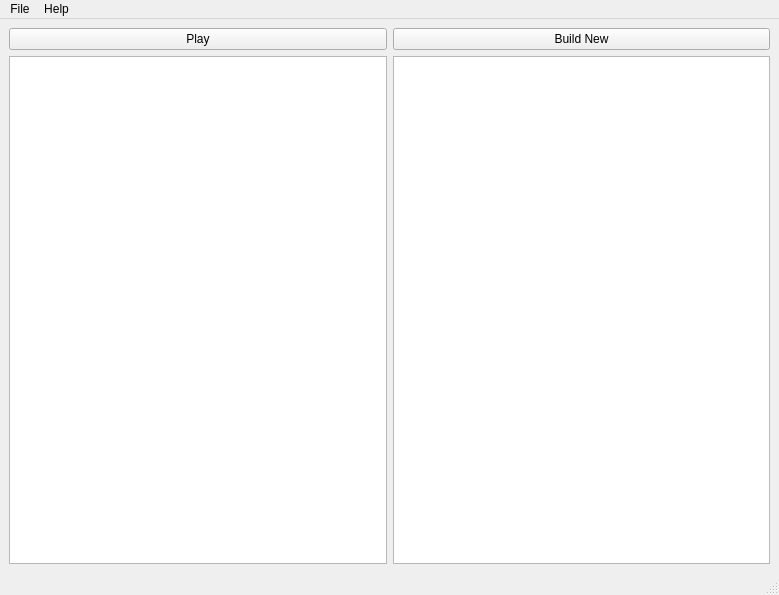
<?xml version="1.0" encoding="UTF-8"?>
<ui version="4.0">
 <class>MainWindow</class>
 <widget class="QMainWindow" name="MainWindow">
  <property name="geometry">
   <rect>
    <x>0</x>
    <y>0</y>
    <width>779</width>
    <height>595</height>
   </rect>
  </property>
  <property name="windowTitle">
   <string>SM64LinuxLauncher</string>
  </property>
  <widget class="QWidget" name="centralwidget">
   <layout class="QGridLayout" name="gridLayout">
    <item row="0" column="4">
     <widget class="QPushButton" name="build_button">
      <property name="text">
       <string>Build New</string>
      </property>
     </widget>
    </item>
    <item row="9" column="2" rowspan="4">
     <widget class="QListWidget" name="builds_list"/>
    </item>
    <item row="0" column="2">
     <widget class="QPushButton" name="play_button">
      <property name="text">
       <string>Play</string>
      </property>
     </widget>
    </item>
    <item row="9" column="4" rowspan="4">
     <widget class="QListWidget" name="available_builds_list"/>
    </item>
   </layout>
  </widget>
  <widget class="QStatusBar" name="statusbar"/>
  <widget class="QMenuBar" name="menubar">
   <property name="geometry">
    <rect>
     <x>0</x>
     <y>0</y>
     <width>779</width>
     <height>29</height>
    </rect>
   </property>
   <widget class="QMenu" name="menuFile">
    <property name="title">
     <string>File</string>
    </property>
    <addaction name="action_quit"/>
   </widget>
   <widget class="QMenu" name="menuHelp">
    <property name="title">
     <string>Help</string>
    </property>
    <addaction name="action_about"/>
   </widget>
   <addaction name="menuFile"/>
   <addaction name="menuHelp"/>
  </widget>
  <action name="action_quit">
   <property name="text">
    <string>Quit</string>
   </property>
  </action>
  <action name="action_about">
   <property name="text">
    <string>About</string>
   </property>
  </action>
 </widget>
 <resources/>
 <connections>
  <connection>
   <sender>build_button</sender>
   <signal>clicked()</signal>
   <receiver>MainWindow</receiver>
   <slot>build_new()</slot>
   <hints>
    <hint type="sourcelabel">
     <x>440</x>
     <y>47</y>
    </hint>
    <hint type="destinationlabel">
     <x>427</x>
     <y>188</y>
    </hint>
   </hints>
  </connection>
  <connection>
   <sender>play_button</sender>
   <signal>clicked()</signal>
   <receiver>MainWindow</receiver>
   <slot>play_selected()</slot>
   <hints>
    <hint type="sourcelabel">
     <x>456</x>
     <y>102</y>
    </hint>
    <hint type="destinationlabel">
     <x>425</x>
     <y>269</y>
    </hint>
   </hints>
  </connection>
 </connections>
 <slots>
  <slot>build_new()</slot>
  <slot>play_selected()</slot>
 </slots>
</ui>
